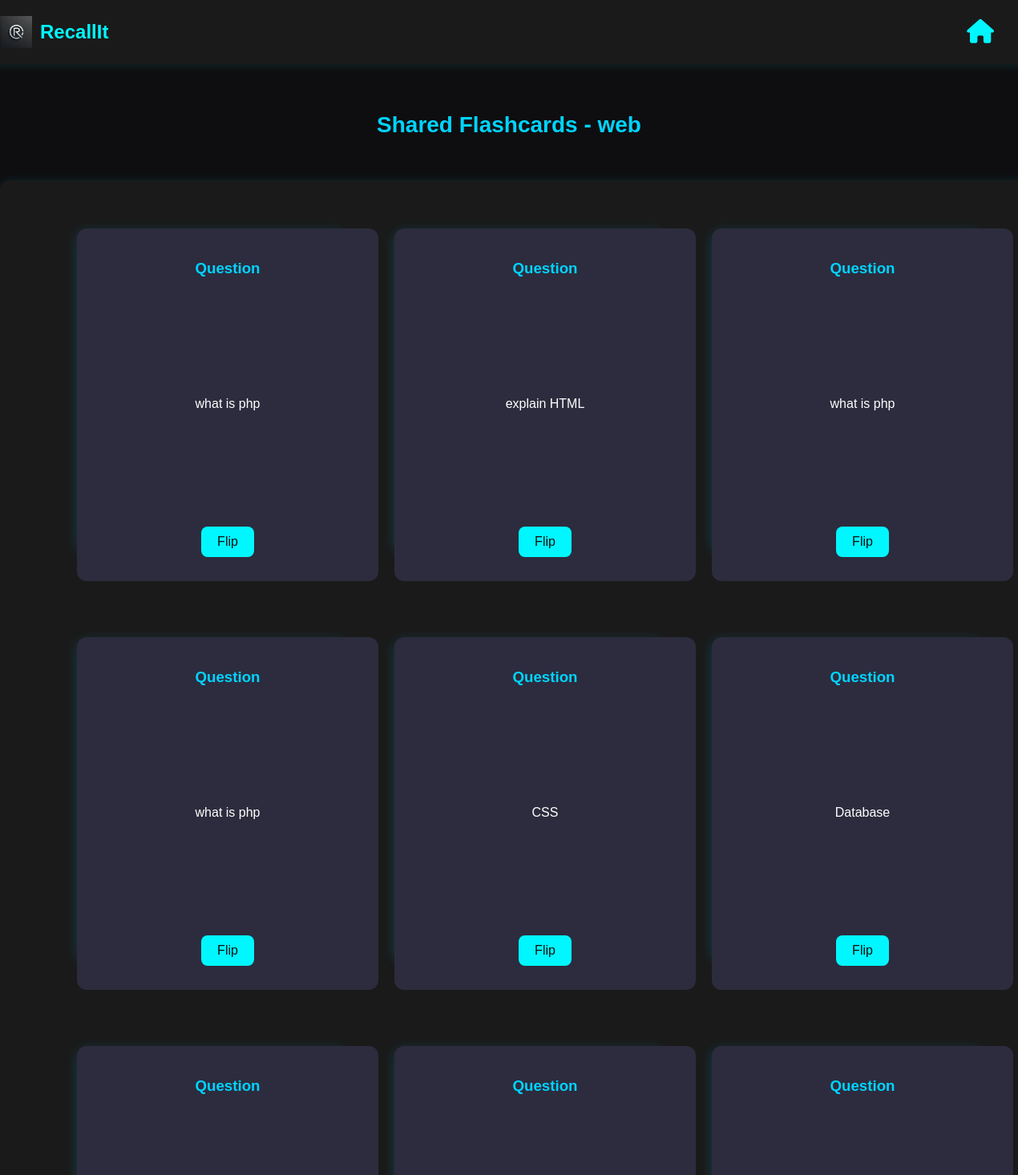
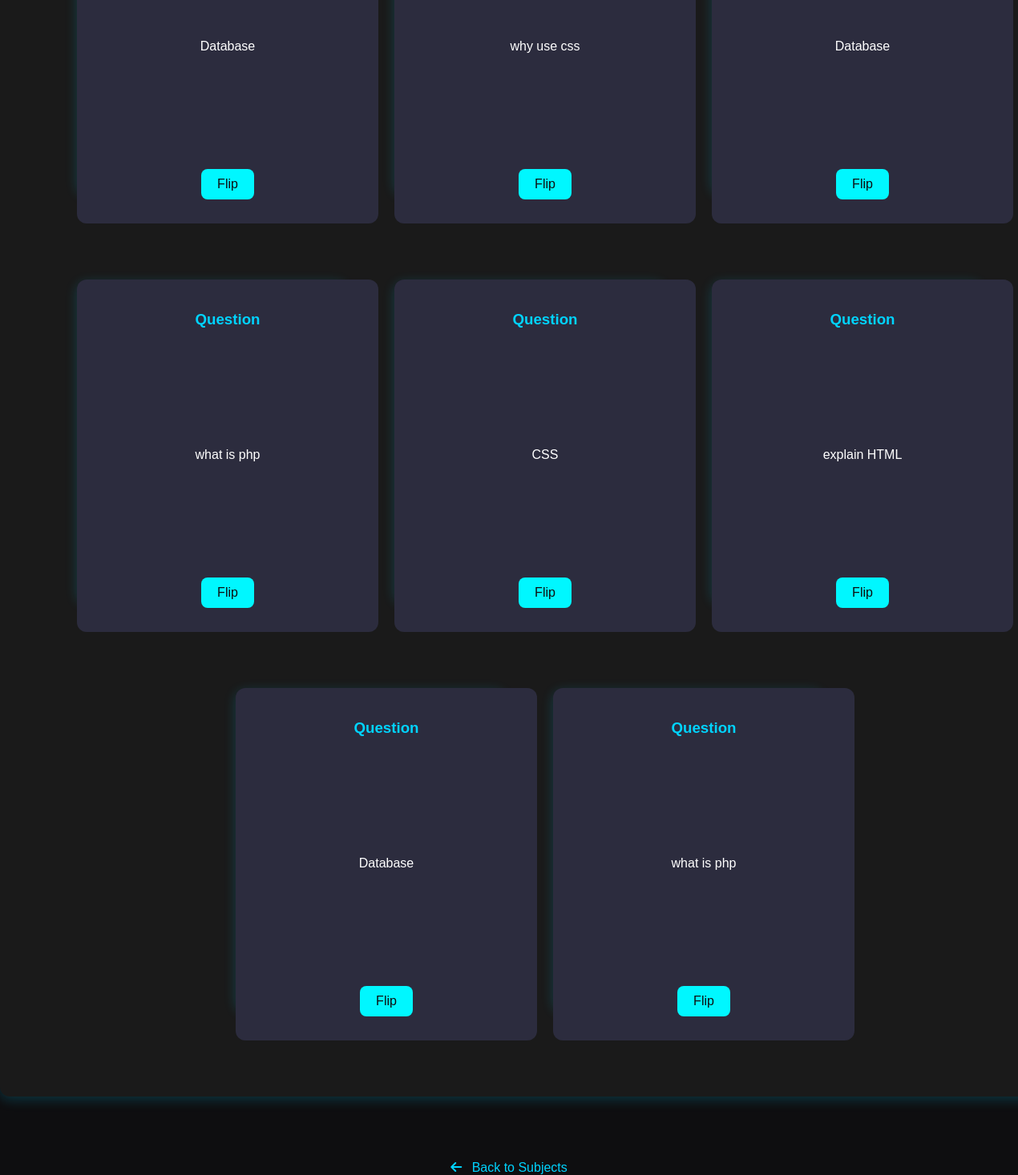
/user/shared_flashcards.php?subject=web (signed in), run on the app's committed database (2 pictures, top to bottom).
### tables this page shows
CREATE TABLE `flashcards` (
  `id` int(11) NOT NULL,
  `user_id` int(11) NOT NULL,
  `subject` varchar(100) DEFAULT NULL,
  `notes` text DEFAULT NULL,
  `difficulty` enum('easy','medium','hard') DEFAULT NULL,
  `question` text NOT NULL,
  `answer` text NOT NULL,
  `image_path` varchar(255) DEFAULT NULL,
  `pdf_path` varchar(255) DEFAULT NULL,
  `created_at` timestamp NOT NULL DEFAULT current_timestamp(),
  `subject_id` int(11) NOT NULL
);

CREATE TABLE `shared_flashcards` (
  `share_id` int(11) NOT NULL,
  `owner_id` int(11) NOT NULL,
  `recipient_id` int(11) NOT NULL,
  `flashcard_id` int(11) NOT NULL,
  `recipient_flashcard_id` int(11) DEFAULT NULL,
  `permissions` enum('view','edit') NOT NULL,
  `share_token` varchar(255) DEFAULT NULL,
  `status` enum('Pending','Accepted') DEFAULT 'Pending',
  `accepted_at` datetime DEFAULT NULL
);

### user/shared_flashcards.php (the view, shortened to what this page needs)
<?php
require_once '../common/config.php';
$userId = $_SESSION['user_id'];
$subject = isset($_GET['subject']) ? $_GET['subject'] : '';
$query = "
    SELECT
        f.id, f.user_id, f.question, f.answer, f.subject, f.subject_id,
        f.image_path, f.pdf_path, f.created_at,
        sf.permissions, sf.share_id, sf.status
    FROM flashcards f
    LEFT JOIN shared_flashcards sf
        ON (sf.flashcard_id = f.id AND sf.recipient_id = ?)
    WHERE f.subject = ? AND (sf.status = 'Accepted' OR sf.share_id IS NULL)
";
$stmt = $conn->prepare($query);
$stmt->bind_param("is", $userId, $subject);
$stmt->execute();
$sharedFlashcards = $stmt->get_result()->fetch_all(MYSQLI_ASSOC);
?>
<!DOCTYPE html>
<html lang="en">
<head>
    <link rel="stylesheet" href="https://cdnjs.cloudflare.com/ajax/libs/font-awesome/6.5.1/css/all.min.css" />
</head>
<body>
    <div class="header">
        <div class="logo-section">
            <img src="logo.png" alt="RecallIt Logo" class="logo" />
            <span class="logo-name">RecallIt</span>
        </div>
        <div class="home-section">
            <a href="user-dashboard.php" class="home-link">
                <i class="fa-solid fa-house"></i>
            </a>
        </div>
    </div>
    <h2 class="subject-title">Shared Flashcards - <?= htmlspecialchars($subject) ?></h2>
    <div class="container">
        <?php if (count($sharedFlashcards) > 0): ?>
            <?php foreach ($sharedFlashcards as $card): ?>
                <div class="flashcard-wrapper">
                    <div class="flashcard">
                        <div class="card-face front">
                            <h3>Question</h3>
                            <p><?= htmlspecialchars($card['question']) ?></p>
                            <button class="flip-button">Flip</button>
                        </div>
                        <div class="card-face back">
                            <h3 class="answer-heading">Answer</h3>
                            <p><?= htmlspecialchars($card['answer']) ?></p>
                            <div class="permission-badge">
                            </div>
                            <button class="flip-button">Flip</button>
                        </div>
                    </div>
                </div>
            <?php endforeach; ?>
        <?php endif; ?>
    </div>
    <a href="subjects.php" class="back-link">
        <i class="fas fa-arrow-left"></i> Back to Subjects
    </a>
</body>
</html>

### user/shared_flashcards.php (style rules this page uses)
body { margin: 0; padding: 0; font-family: 'Poppins', sans-serif; background: #0e0e10; color: #fff; min-height: 100vh; display: flex; flex-direction: column; align-items: center; }
.header { display: flex; justify-content: space-between; align-items: center; padding: 20px; background-color: #1a1a1a; box-shadow: 0 2px 10px rgba(0, 247, 255, 0.1); width: 100%; }
.logo-section { display: flex; align-items: center; }
.logo { width: 40px; height: 40px; margin-right: 10px; }
.logo-name { font-size: 24px; font-weight: bold; color: #00f7ff; }
.home-section { display: flex; align-items: center; justify-content: center; margin-right: 30px; }
.home-link { font-size: 30px; color: #00f7ff; text-decoration: none; transition: color 0.3s ease; }
.subject-title { margin-top: 60px; font-size: 28px; color: #00d4ff; text-align: center; width: 95%; max-width: 1200px; }
.container { margin: 30px auto 40px auto; width: 95%; max-width: 1200px; background: #1a1a1a; padding: 60px; border-radius: 12px; box-shadow: 0 4px 15px rgba(0, 212, 255, 0.2); min-height: auto; display: flex; flex-wrap: wrap; justify-content: center; gap: 60px; }
.flashcard-wrapper { perspective: 1000px; flex-basis: calc(33% - 60px); max-width: 350px; height: 400px; margin-bottom: 50px; }
.flashcard { width: 100%; height: 100%; position: relative; transition: transform 0.8s cubic-bezier(0.175, 0.885, 0.32, 1.275); transform-style: preserve-3d; cursor: pointer; border-radius: 12px; box-shadow: 0 4px 15px rgba(0, 212, 255, 0.2); }
.card-face { position: absolute; width: 100%; height: 100%; backface-visibility: hidden; display: flex; flex-direction: column; justify-content: space-between; align-items: center; background-color: #2c2c3e; border-radius: 12px; color: #fff; padding: 20px; text-align: center; }
.card-face h3 { color: #00d4ff; margin-bottom: 5px; }
.card-face p { flex-grow: 1; display: flex; align-items: center; justify-content: center; font-size: 16px; }
.card-face.back { background-color: #3a3a4d; transform: rotateY(180deg); display: flex; flex-direction: column; justify-content: space-between; }
.flip-button { background-color: #00f7ff; color: #0e0e10; border: none; padding: 10px 20px; border-radius: 8px; cursor: pointer; font-size: 16px; transition: background-color 0.3s ease; margin-top: auto; margin-bottom: 10px; }
.back-link { margin-top: 40px; color: #00d4ff; text-decoration: none; transition: color 0.3s; }
.back-link i { margin-right: 8px; }
.permission-badge { background: rgba(0, 247, 255, 0.2); padding: 5px 10px; border-radius: 15px; font-size: 12px; margin: 10px 0; display: inline-block; color: #00f7ff; }

### data on the page
flashcards: question "what is php"
shared_flashcards: flashcard.question "explain HTML"
shared_flashcards: flashcard.question "what is php"
shared_flashcards: flashcard.question "what is php"
shared_flashcards: flashcard.question "CSS"
shared_flashcards: flashcard.question "Database"
shared_flashcards: flashcard.question "Database"
flashcards: question "why use css"
flashcards: question "Database"
flashcards: question "what is php"
flashcards: question "CSS"
flashcards: question "explain HTML"
flashcards: question "Database"
flashcards: question "what is php"

### other printed values
$subject "web"
